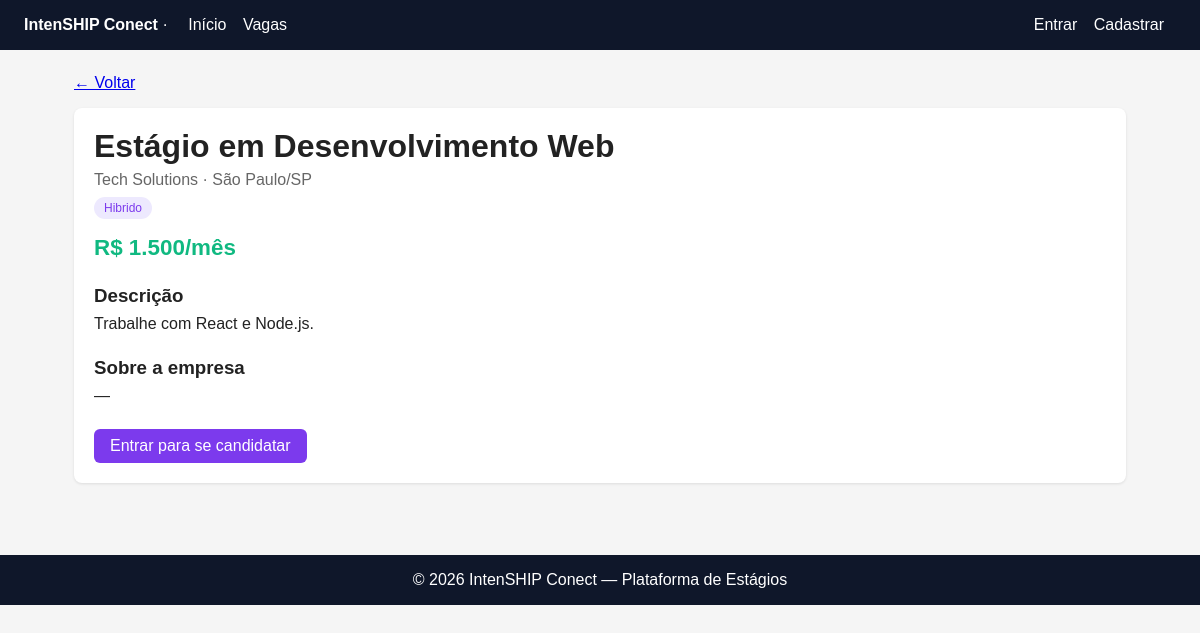
/vaga.php?id=1, run on the app's committed database.
### tables this page shows
CREATE TABLE IF NOT EXISTS vagas (
    id INT AUTO_INCREMENT PRIMARY KEY,
    empresa_id INT NOT NULL,
    titulo VARCHAR(200) NOT NULL,
    descricao TEXT NOT NULL,
    area VARCHAR(100),
    cidade VARCHAR(100),
    estado CHAR(2),
    modalidade ENUM('presencial','remoto','hibrido') DEFAULT 'presencial',
    bolsa DECIMAL(10,2),
    carga_horaria INT,
    ativa TINYINT(1) DEFAULT 1,
    criado_em TIMESTAMP DEFAULT CURRENT_TIMESTAMP,
    FOREIGN KEY (empresa_id) REFERENCES empresas(id) ON DELETE CASCADE
);

CREATE TABLE IF NOT EXISTS empresas (
    id INT AUTO_INCREMENT PRIMARY KEY,
    usuario_id INT NOT NULL UNIQUE,
    nome_empresa VARCHAR(200) NOT NULL,
    descricao TEXT,
    cidade VARCHAR(100),
    estado CHAR(2),
    setor VARCHAR(100),
    FOREIGN KEY (usuario_id) REFERENCES usuarios(id) ON DELETE CASCADE
);

### includes/auth.php (called while the page is built, shortened)
<?php
function isLoggedIn() { return isset($_SESSION['usuario_id']); }

### vaga.php (the view, shortened to what this page needs)
<?php
require_once __DIR__ . '/includes/auth.php';
$id = (int)($_GET['id'] ?? 0);
$db = getDB();
$stmt = $db->prepare("SELECT v.*, e.nome_empresa, e.descricao AS empresa_desc FROM vagas v JOIN empresas e ON v.empresa_id=e.id WHERE v.id=? AND v.ativa=1");
$stmt->execute([$id]);
$vaga = $stmt->fetch();
$jaCandidatou = false;
include __DIR__ . '/includes/header.php';
?>
<div class="container">
  <a href="/teste/vagas.php">← Voltar</a>
  <div class="card" style="margin-top:16px;">
    <h1><?= htmlspecialchars($vaga['titulo']) ?></h1>
    <p style="color:#666;margin-top:6px;"><?= htmlspecialchars($vaga['nome_empresa']) ?> · <?= htmlspecialchars($vaga['cidade']) ?>/<?= htmlspecialchars($vaga['estado']) ?></p>
    <p style="margin-top:8px;"><span class="badge"><?= ucfirst($vaga['modalidade']) ?></span></p>
    <p style="font-size:1.4rem;font-weight:bold;margin-top:16px;color:#10B981;">R$ <?= number_format($vaga['bolsa'], 0, ',', '.') ?>/mês</p>
    <h3 style="margin-top:24px;">Descrição</h3>
    <p style="margin-top:8px;"><?= nl2br(htmlspecialchars($vaga['descricao'])) ?></p>
    <h3 style="margin-top:24px;">Sobre a empresa</h3>
    <p style="margin-top:8px;"><?= htmlspecialchars($vaga['empresa_desc'] ?? '—') ?></p>
    <div style="margin-top:24px;">
      <?php if ($jaCandidatou): ?>
        <p style="background:#D1FAE5;color:#065F46;padding:12px;border-radius:6px;">Você já se candidatou.</p>
      <?php elseif (isLoggedIn() && isAluno()): ?>
        <form method="POST"><button class="btn" name="candidatar" type="submit">Candidatar-se</button></form>
      <?php elseif (isLoggedIn() && isEmpresa()): ?>
        <p style="background:#FEF3C7;color:#92400E;padding:12px;border-radius:6px;">Apenas alunos podem se candidatar.</p>
      <?php else: ?>
        <a class="btn" href="/teste/login.php">Entrar para se candidatar</a>
      <?php endif; ?>
    </div>
  </div>
</div>
<?php include __DIR__ . '/includes/footer.php'; ?>

### includes/header.php (style rules this page uses)
* { margin:0;padding:0;box-sizing:border-box;font-family:Arial,sans-serif }
body { background:#f5f5f5;color:#222 }
.container { max-width:1100px;margin:0 auto;padding:24px }
.card { background:#fff;padding:20px;border-radius:8px;box-shadow:0 1px 3px rgba(0,0,0,.1) }
.badge { display:inline-block;padding:4px 10px;border-radius:99px;font-size:.75rem;background:#EDE9FE;color:#7C3AED }
.btn { display:inline-block;padding:8px 16px;background:#7C3AED;color:#fff;border-radius:6px;text-decoration:none;border:none;cursor:pointer }

### data on the page
vagas: titulo "Estágio em Desenvolvimento Web", empresa.nome_empresa "Tech Solutions", cidade "São Paulo", estado "SP", modalidade "Hibrido", bolsa "1.500", descricao "Trabalhe com React e Node.js.", empresa.descricao "—"
